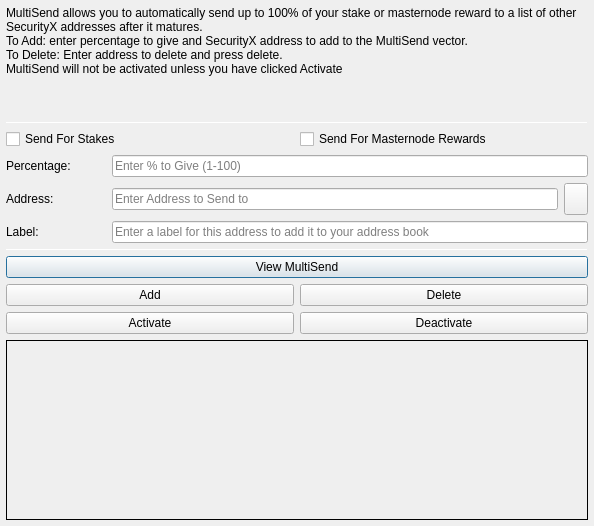
<?xml version="1.0" encoding="UTF-8"?>
<ui version="4.0">
 <class>MultiSendDialog</class>
 <widget class="QDialog" name="MultiSendDialog">
  <property name="windowModality">
   <enum>Qt::NonModal</enum>
  </property>
  <property name="geometry">
   <rect>
    <x>0</x>
    <y>0</y>
    <width>594</width>
    <height>526</height>
   </rect>
  </property>
  <property name="windowTitle">
   <string>MultiSend</string>
  </property>
  <layout class="QVBoxLayout" name="verticalLayout" stretch="0">
   <property name="leftMargin">
    <number>6</number>
   </property>
   <property name="topMargin">
    <number>6</number>
   </property>
   <property name="rightMargin">
    <number>6</number>
   </property>
   <property name="bottomMargin">
    <number>6</number>
   </property>
   <item>
    <layout class="QVBoxLayout" name="verticalLayout_Main" stretch="1,1,1,0,1,1,1">
     <item>
      <widget class="QLabel" name="label_2">
       <property name="lineWidth">
        <number>1</number>
       </property>
       <property name="text">
        <string>MultiSend allows you to automatically send up to 100% of your stake or masternode reward to a list of other SecurityX addresses after it matures.
To Add: enter percentage to give and SecurityX address to add to the MultiSend vector.
To Delete: Enter address to delete and press delete.
MultiSend will not be activated unless you have clicked Activate</string>
       </property>
       <property name="alignment">
        <set>Qt::AlignLeading|Qt::AlignLeft|Qt::AlignTop</set>
       </property>
       <property name="wordWrap">
        <bool>true</bool>
       </property>
      </widget>
     </item>
     <item>
      <widget class="Line" name="line">
       <property name="minimumSize">
        <size>
         <width>0</width>
         <height>1</height>
        </size>
       </property>
       <property name="maximumSize">
        <size>
         <width>16777215</width>
         <height>1</height>
        </size>
       </property>
       <property name="orientation">
        <enum>Qt::Horizontal</enum>
       </property>
      </widget>
     </item>
     <item>
      <layout class="QVBoxLayout" name="verticalLayout_Settings">
       <item>
        <layout class="QHBoxLayout" name="horizontalLayout">
         <item>
          <widget class="QCheckBox" name="multiSendStakeCheckBox">
           <property name="text">
            <string>Send For Stakes</string>
           </property>
          </widget>
         </item>
         <item>
          <widget class="QCheckBox" name="multiSendMasternodeCheckBox">
           <property name="text">
            <string>Send For Masternode Rewards</string>
           </property>
          </widget>
         </item>
        </layout>
       </item>
       <item>
        <layout class="QHBoxLayout" name="horizontalLayout_6">
         <item>
          <widget class="QLabel" name="label">
           <property name="minimumSize">
            <size>
             <width>100</width>
             <height>0</height>
            </size>
           </property>
           <property name="toolTip">
            <string>Percentage of stake to send</string>
           </property>
           <property name="text">
            <string>Percentage:</string>
           </property>
          </widget>
         </item>
         <item>
          <widget class="QLineEdit" name="multiSendPercentEdit">
           <property name="toolTip">
            <string>Enter whole numbers 1 - 100</string>
           </property>
           <property name="placeholderText">
            <string>Enter % to Give (1-100)</string>
           </property>
          </widget>
         </item>
        </layout>
       </item>
       <item>
        <layout class="QHBoxLayout" name="horizontalLayout_7">
         <item>
          <widget class="QLabel" name="label_5">
           <property name="minimumSize">
            <size>
             <width>100</width>
             <height>0</height>
            </size>
           </property>
           <property name="toolTip">
            <string>Address to send portion of stake to</string>
           </property>
           <property name="text">
            <string>Address:</string>
           </property>
          </widget>
         </item>
         <item>
          <widget class="QLineEdit" name="multiSendAddressEdit">
           <property name="toolTip">
            <string/>
           </property>
           <property name="placeholderText">
            <string>Enter Address to Send to</string>
           </property>
          </widget>
         </item>
         <item>
          <widget class="QToolButton" name="addressBookButton">
           <property name="maximumSize">
            <size>
             <width>16777215</width>
             <height>32</height>
            </size>
           </property>
           <property name="toolTip">
            <string>Choose an address from the address book</string>
           </property>
           <property name="text">
            <string/>
           </property>
           <property name="icon">
            <iconset resource="../securityx.qrc">
             <normaloff>:/icons/address-book</normaloff>:/icons/address-book</iconset>
           </property>
           <property name="shortcut">
            <string>Alt+A</string>
           </property>
          </widget>
         </item>
        </layout>
       </item>
      </layout>
     </item>
     <item>
      <layout class="QHBoxLayout" name="horizontalLayout_3">
       <item>
        <widget class="QLabel" name="label_3">
         <property name="minimumSize">
          <size>
           <width>100</width>
           <height>0</height>
          </size>
         </property>
         <property name="text">
          <string>Label:</string>
         </property>
        </widget>
       </item>
       <item>
        <widget class="QLineEdit" name="labelAddressLabelEdit">
         <property name="placeholderText">
          <string>Enter a label for this address to add it to your address book</string>
         </property>
        </widget>
       </item>
      </layout>
     </item>
     <item>
      <widget class="Line" name="line_2">
       <property name="minimumSize">
        <size>
         <width>0</width>
         <height>1</height>
        </size>
       </property>
       <property name="maximumSize">
        <size>
         <width>16777215</width>
         <height>1</height>
        </size>
       </property>
       <property name="orientation">
        <enum>Qt::Horizontal</enum>
       </property>
      </widget>
     </item>
     <item>
      <layout class="QVBoxLayout" name="verticalLayout_Buttons">
       <item>
        <layout class="QHBoxLayout" name="horizontalLayout_4">
         <item>
          <widget class="QPushButton" name="viewButton">
           <property name="toolTip">
            <string/>
           </property>
           <property name="statusTip">
            <string>View MultiSend Vector</string>
           </property>
           <property name="text">
            <string>View MultiSend</string>
           </property>
          </widget>
         </item>
        </layout>
       </item>
       <item>
        <layout class="QHBoxLayout" name="horizontalLayout_2">
         <item>
          <widget class="QPushButton" name="addButton">
           <property name="toolTip">
            <string/>
           </property>
           <property name="statusTip">
            <string>Add to MultiSend Vector</string>
           </property>
           <property name="text">
            <string>Add</string>
           </property>
          </widget>
         </item>
         <item>
          <widget class="QPushButton" name="deleteButton">
           <property name="toolTip">
            <string/>
           </property>
           <property name="statusTip">
            <string>Delete Address From MultiSend Vector</string>
           </property>
           <property name="text">
            <string>Delete</string>
           </property>
          </widget>
         </item>
        </layout>
       </item>
       <item>
        <layout class="QHBoxLayout" name="horizontalLayout_5">
         <item>
          <widget class="QPushButton" name="activateButton">
           <property name="statusTip">
            <string>Activate MultiSend</string>
           </property>
           <property name="text">
            <string>Activate</string>
           </property>
          </widget>
         </item>
         <item>
          <widget class="QPushButton" name="disableButton">
           <property name="statusTip">
            <string>Deactivate MultiSend</string>
           </property>
           <property name="text">
            <string>Deactivate</string>
           </property>
          </widget>
         </item>
        </layout>
       </item>
      </layout>
     </item>
     <item>
      <widget class="QLabel" name="message">
       <property name="minimumSize">
        <size>
         <width>0</width>
         <height>180</height>
        </size>
       </property>
       <property name="frameShape">
        <enum>QFrame::Panel</enum>
       </property>
       <property name="frameShadow">
        <enum>QFrame::Plain</enum>
       </property>
       <property name="lineWidth">
        <number>1</number>
       </property>
       <property name="midLineWidth">
        <number>1</number>
       </property>
       <property name="text">
        <string/>
       </property>
       <property name="alignment">
        <set>Qt::AlignLeading|Qt::AlignLeft|Qt::AlignTop</set>
       </property>
       <property name="wordWrap">
        <bool>true</bool>
       </property>
      </widget>
     </item>
    </layout>
   </item>
  </layout>
 </widget>
 <resources>
  <include location="../securityx.qrc"/>
 </resources>
 <connections/>
</ui>
